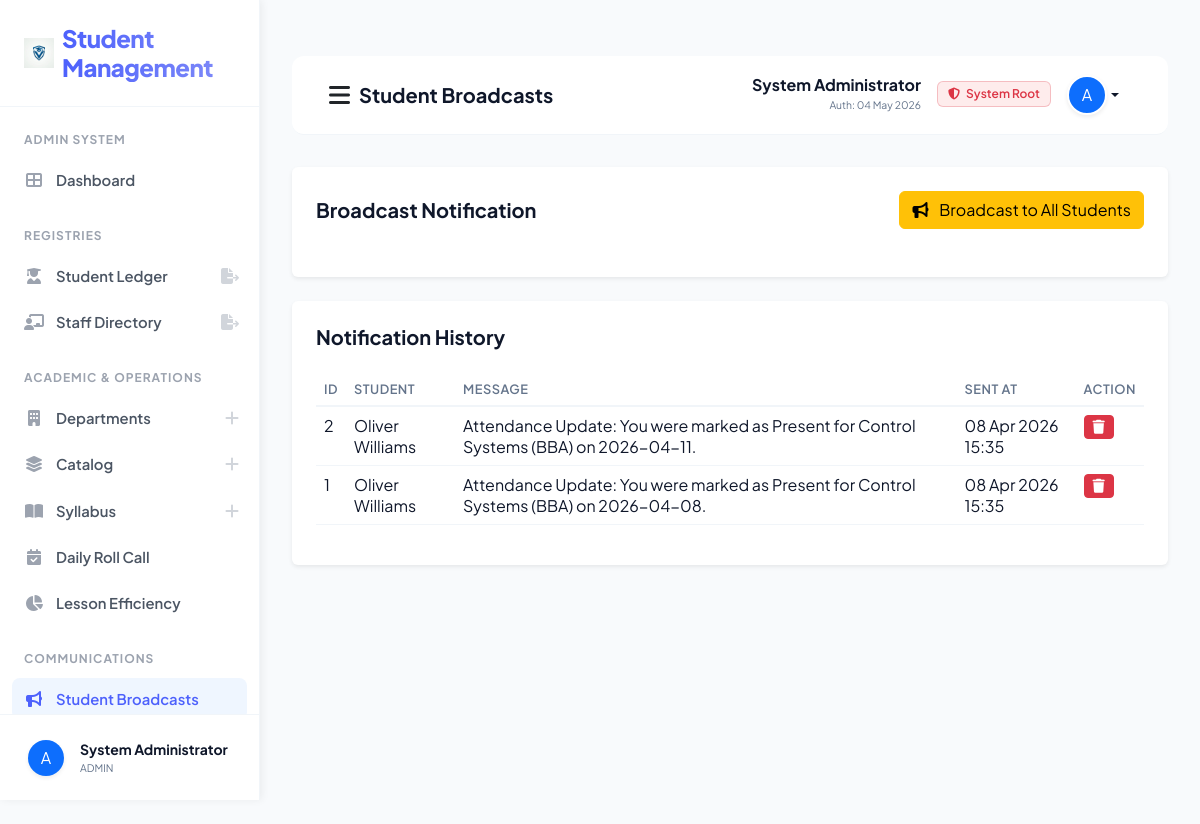
Screenshot of /send_student_notification/ (signed in) with the database file from the repository.
### sms/models.py (models this page shows, shortened)
class CustomUser(AbstractUser):
    USER_TYPE_CHOICES = (
        ('ADMIN', 'Admin'),
        ('TEACHER', 'Teacher'),
        ('STUDENT', 'Student'),
    )
    user_type = models.CharField(max_length=10, choices=USER_TYPE_CHOICES, default='ADMIN')
    profile_pic = models.ImageField(upload_to='profile_pics/', null=True, blank=True)
    phone = models.CharField(max_length=15, null=True, blank=True)

class NotificationStudent(models.Model):
    student = models.ForeignKey(Student, on_delete=models.CASCADE)
    message = models.TextField()
    created_at = models.DateTimeField(auto_now_add=True)
    updated_at = models.DateTimeField(auto_now=True)

class Student(models.Model):
    user = models.OneToOneField(CustomUser, on_delete=models.CASCADE)
    gender = models.CharField(max_length=10)
    address = models.TextField()
    course = models.ForeignKey(Course, on_delete=models.DO_NOTHING)
    created_at = models.DateTimeField(auto_now_add=True)
    updated_at = models.DateTimeField(auto_now=True)

### sms/views/admin_views.py (the view)
# urls.py: path('send_student_notification/', admin_views.send_student_notification, name="send_student_notification"),
def send_student_notification(request):
    notifications = NotificationStudent.objects.all().order_by("-id")
    return render(request, "sms/admin_template/send_student_notification.html", {"notifications": notifications})

### sms/templates/sms/admin_template/send_student_notification.html (shortened to what this page needs)
﻿{% extends 'sms/base.html' %}
{% block page_title %}Student Broadcasts{% endblock page_title %}
{% block sidebar_nav %}
{% include 'sms/admin_template/sidebar_template.html' with active_page='student_notification' %}
{% endblock sidebar_nav %}
{% block main_content %}
<div class="card shadow-sm border-0 p-4">
    <div class="d-flex justify-content-between align-items-center mb-4">
        <h5 class="fw-bold mb-0">Broadcast Notification</h5>
        <button class="btn btn-warning show_notification_modal" data-id="all" data-name="All Students">
            <i class="fas fa-bullhorn me-2"></i> Broadcast to All Students
        </button>
    </div>
</div>
<div class="card shadow-sm border-0 p-4 mt-4">
    <h5 class="fw-bold mb-4">Notification History</h5>
    <div class="table-responsive">
        <table class="table table-hover">
            <thead>
                <tr>
                    <th>ID</th>
                    <th>Student</th>
                    <th>Message</th>
                    <th>Sent At</th>
                    <th>Action</th>
                </tr>
            </thead>
            <tbody>
                {% for row in notifications %}
                <tr>
                    <td>{{ row.id }}</td>
                    <td>{{ row.student.user.get_full_name }}</td>
                    <td>{{ row.message }}</td>
                    <td>{{ row.created_at|date:"d M Y H:i" }}</td>
                    <td>
                        <a href="{% url 'delete_student_notification' row.id %}" class="btn btn-sm btn-danger"
                            onclick="return confirm('Delete this notification?')"><i class="fas fa-trash"></i></a>
                    </td>
                </tr>
                {% empty %}
                <tr>
                    <td colspan="5" class="text-center">No notifications sent yet</td>
                </tr>
                {% endfor %}
            </tbody>
        </table>
    </div>
</div>
{% endblock main_content %}

### sms/templates/sms/base.html (shortened to what this page needs)
<!DOCTYPE html>
{% load static %}
<html lang="en">
<head>
    <link href="https://cdn.jsdelivr.net/npm/bootstrap@5.3.0/dist/css/bootstrap.min.css" rel="stylesheet">
    <link rel="stylesheet" href="https://cdnjs.cloudflare.com/ajax/libs/font-awesome/6.4.0/css/all.min.css">
    <link rel="stylesheet" href="{% static 'css/style.css' %}?v=4.0">
</head>
<body>
    <div class="sidebar" id="sidebar">
        <div class="sidebar-brand d-flex align-items-center">
            <img src="{% static 'images/logo.png' %}" width="30" height="30" class="me-2">
            <h4 class="m-0">Student Management</h4>
        </div>
        <div class="nav flex-column sidebar-scroll flex-grow-1 overflow-y-auto">
            {% block sidebar_nav %}{% endblock sidebar_nav %}
        </div>
        <div class="sidebar-footer border-top p-0 mt-auto">
            <div class="dropup w-100">
                <button class="btn w-100 d-flex align-items-center p-3 border-0 bg-transparent dropdown-toggle no-caret" type="button" data-bs-toggle="dropdown" aria-expanded="false">
                    {% if user.profile_pic %}
                    <img src="{{ user.profile_pic.url }}" width="36" height="36" class="rounded-circle me-3 shadow-sm">
                    {% else %}
                    <div class="bg-primary text-white rounded-circle d-flex align-items-center justify-content-center shadow-sm me-3" style="width: 36px; height: 36px; flex-shrink: 0;">
                        {{ user.username|first|upper }}
                    </div>
                    {% endif %}
                    <div class="text-start overflow-hidden">
                        <div class="fw-bold small text-dark text-truncate">{{ user.get_full_name }}</div>
                        <div class="text-muted text-truncate" style="font-size: 0.65rem;">{{ user.user_type }}</div>
                    </div>
                </button>
            </div>
        </div>
    </div>
    <div class="main-content">
        <nav class="navbar border-bottom">
            <div class="container-fluid">
                <div class="d-flex align-items-center">
                    <button id="sidebarToggle" class="btn btn-link link-dark me-2 p-0">
                        <i class="fas fa-bars fs-4 text-main"></i>
                    </button>
                    <span class="navbar-brand fw-bold text-dark">{% block page_title %}{% endblock page_title %}</span>
                </div>
                <div class="d-flex align-items-center">
                    <div class="dropdown">
                        <button
                            class="btn btn-link dropdown-toggle text-decoration-none text-dark d-flex align-items-center"
                            type="button" data-bs-toggle="dropdown">
                            <div class="text-end me-3 d-none d-md-block">
                                <span class="d-block fw-bold lh-1 mb-1">{{ user.get_full_name }}</span>
                                <span class="d-block text-muted" style="font-size: 0.65rem;">Auth: {{ user.last_login|date:"d M Y" }}</span>
                            </div>
                            {% if user.user_type == "TEACHER" %}
                            <span class="badge bg-soft-success text-success me-3 border border-success border-opacity-25 d-none d-lg-inline-block">
                                <i class="fas fa-certificate me-1"></i> Staff Verified
                            </span>
                            {% elif user.user_type == "STUDENT" %}
                             <span class="badge bg-soft-primary text-primary me-3 border border-primary border-opacity-25 d-none d-lg-inline-block">
                                <i class="fas fa-user-graduate me-1"></i> Student ID Active
                            </span>
                             {% elif user.user_type == "ADMIN" %}
                             <span class="badge bg-soft-danger text-danger me-3 border border-danger border-opacity-25 d-none d-lg-inline-block">
                                <i class="fas fa-shield-alt me-1"></i> System Root
                            </span>
                            {% endif %}
                            {% if user.profile_pic %}
                            <img src="{{ user.profile_pic.url }}" width="40" height="40" class="rounded-circle shadow-sm border border-light">
                            {% else %}
                            <div class="bg-primary text-white rounded-circle d-flex align-items-center justify-content-center shadow-sm"
                                style="width: 40px; height: 40px; border: 2px solid white;">
                                {{ user.username|first|upper }}
                            </div>
                            {% endif %}
                        </button>
                    </div>
                </div>
            </div>
        </nav>
        {% block main_content %}{% endblock main_content %}
    </div>
</body>
</html>

### sms/static/css/style.css (style rules this page uses)
:root { --primary-color: #4d61fc; --primary-hover: #3b4ad9; --sidebar-bg: #ffffff; --sidebar-text: #4b5563; --sidebar-active-bg: #eff6ff; --sidebar-active-text: #4d61fc; --border-color: #f1f5f9; --body-bg: #f8fafc; --card-bg: #ffffff; --text-main: #0f172a; --text-muted: #64748b; --transition-speed: 0.25s; --shadow-premium: 0 10px 40px -10px rgba(0, 0, 0, 0.08); }
.bg-soft-danger { background: rgba(239, 68, 68, 0.1) !important; }
body { background-color: var(--body-bg) !important; color: var(--text-main) !important; font-family: 'Plus Jakarta Sans', sans-serif !important; margin: 0 !important; overflow-x: hidden !important; transition: background-color var(--transition-speed), color var(--transition-speed); }
.sidebar { width: 260px; height: 100vh; position: fixed; top: 0; left: 0; background-color: var(--sidebar-bg); border-right: 1px solid var(--border-color); box-shadow: 2px 0 8px rgba(0,0,0,0.06); z-index: 1060; display: flex; flex-direction: column; overflow: hidden; transition: left var(--transition-speed) ease-in-out; }
.sidebar-brand { padding: 24px !important; border-bottom: 1px solid var(--border-color) !important; flex-shrink: 0 !important; }
.sidebar-brand h4 { margin: 0 !important; font-weight: 800 !important; letter-spacing: -0.5px !important; background: linear-gradient(to right, var(--primary-color), #818cf8); -webkit-background-clip: text; background-clip: text; -webkit-text-fill-color: transparent; }
.sidebar-scroll { overflow-y: auto !important; overflow-x: hidden !important; flex: 1 !important; min-height: 0 !important; flex-wrap: nowrap !important; }
.sidebar-footer { padding: 8px 12px !important; border-top: 1px solid var(--border-color) !important; flex-shrink: 0 !important; }
.no-caret::after { display: none !important; }
.main-content { margin-left: 260px; padding: 32px 32px 100px 32px; min-height: 100vh; box-sizing: border-box; transition: margin-left var(--transition-speed); }
h5.fw-bold { color: var(--text-main); }
.badge { font-weight: 600 !important; padding: 6px 10px !important; }
.table { color: var(--text-main) !important; }
.table thead th { border-bottom: 2px solid var(--border-color) !important; color: var(--text-muted) !important; font-weight: 600 !important; text-transform: uppercase !important; font-size: 0.8rem !important; letter-spacing: 0.5px !important; background-color: transparent !important; }
.table tbody td { border-color: var(--border-color) !important; color: var(--text-main) !important; background-color: transparent !important; }
.navbar { background: var(--card-bg) !important; border-bottom: 1px solid var(--border-color) !important; padding: 12px 24px !important; margin-bottom: 32px !important; border-radius: 12px !important; transition: background var(--transition-speed), border-color var(--transition-speed); }
.text-dark { color: var(--text-main) !important; }
.text-muted { color: var(--text-muted) !important; }

### rows the page displays
CustomUser: username|first "A", get_full_name "System Administrator", user_type "ADMIN", last_login "04 May 2026"
NotificationStudent: id "2", student.user.get_full_name "Oliver Williams", message "Attendance Update: You were marked as Present for Control Systems (BBA) on 2026-04-11.", created_at "08 Apr 2026 15:35"
NotificationStudent: id "1", student.user.get_full_name "Oliver Williams", message "Attendance Update: You were marked as Present for Control Systems (BBA) on 2026-04-08.", created_at "08 Apr 2026 15:35"
